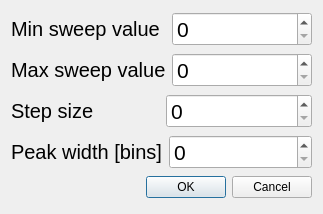
<?xml version="1.0" encoding="UTF-8"?>
<ui version="4.0">
 <class>AccumScaleCorrectionDialog</class>
 <widget class="QDialog" name="AccumScaleCorrectionDialog">
  <property name="geometry">
   <rect>
    <x>0</x>
    <y>0</y>
    <width>323</width>
    <height>214</height>
   </rect>
  </property>
  <property name="windowTitle">
   <string>Accumulate Mass Spectrum</string>
  </property>
  <layout class="QVBoxLayout" name="verticalLayout">
   <item>
    <layout class="QHBoxLayout" name="horizontalLayout">
     <item>
      <widget class="QLabel" name="label">
       <property name="font">
        <font>
         <pointsize>15</pointsize>
        </font>
       </property>
       <property name="text">
        <string>Min sweep value </string>
       </property>
      </widget>
     </item>
     <item>
      <widget class="QSpinBox" name="minSweepIdxSpinBox">
       <property name="font">
        <font>
         <pointsize>16</pointsize>
        </font>
       </property>
      </widget>
     </item>
    </layout>
   </item>
   <item>
    <layout class="QHBoxLayout" name="horizontalLayout_2">
     <item>
      <widget class="QLabel" name="label_2">
       <property name="font">
        <font>
         <pointsize>15</pointsize>
        </font>
       </property>
       <property name="text">
        <string>Max sweep value</string>
       </property>
      </widget>
     </item>
     <item>
      <widget class="QSpinBox" name="maxSweepIdxSpinBox">
       <property name="font">
        <font>
         <pointsize>16</pointsize>
        </font>
       </property>
      </widget>
     </item>
    </layout>
   </item>
   <item>
    <layout class="QHBoxLayout" name="horizontalLayout_3">
     <item>
      <widget class="QLabel" name="label_3">
       <property name="font">
        <font>
         <pointsize>15</pointsize>
        </font>
       </property>
       <property name="text">
        <string>Step size            </string>
       </property>
      </widget>
     </item>
     <item>
      <widget class="QSpinBox" name="stepSizeSpinBox">
       <property name="font">
        <font>
         <pointsize>16</pointsize>
        </font>
       </property>
      </widget>
     </item>
    </layout>
   </item>
   <item>
    <layout class="QHBoxLayout" name="horizontalLayout_4">
     <item>
      <widget class="QLabel" name="label_4">
       <property name="font">
        <font>
         <pointsize>15</pointsize>
        </font>
       </property>
       <property name="text">
        <string>Peak width [bins]</string>
       </property>
      </widget>
     </item>
     <item>
      <widget class="QSpinBox" name="peakWidthSpinBox">
       <property name="font">
        <font>
         <pointsize>16</pointsize>
        </font>
       </property>
      </widget>
     </item>
    </layout>
   </item>
   <item>
    <widget class="QDialogButtonBox" name="buttonBox">
     <property name="orientation">
      <enum>Qt::Horizontal</enum>
     </property>
     <property name="standardButtons">
      <set>QDialogButtonBox::Cancel|QDialogButtonBox::Ok</set>
     </property>
    </widget>
   </item>
  </layout>
 </widget>
 <resources/>
 <connections>
  <connection>
   <sender>buttonBox</sender>
   <signal>accepted()</signal>
   <receiver>AccumScaleCorrectionDialog</receiver>
   <slot>accept()</slot>
   <hints>
    <hint type="sourcelabel">
     <x>248</x>
     <y>254</y>
    </hint>
    <hint type="destinationlabel">
     <x>157</x>
     <y>274</y>
    </hint>
   </hints>
  </connection>
  <connection>
   <sender>buttonBox</sender>
   <signal>rejected()</signal>
   <receiver>AccumScaleCorrectionDialog</receiver>
   <slot>reject()</slot>
   <hints>
    <hint type="sourcelabel">
     <x>316</x>
     <y>260</y>
    </hint>
    <hint type="destinationlabel">
     <x>286</x>
     <y>274</y>
    </hint>
   </hints>
  </connection>
 </connections>
</ui>
